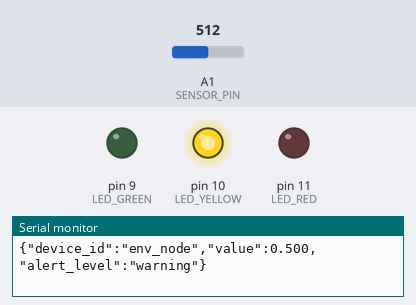
Bench run of a sketch on a simulated Arduino Uno, built with avr-gcc and run on an emulated ATmega328P. On the bench: output pins drawn as LEDs (lit = HIGH), the last lines printed to the serial monitor. Inputs (shaded band) come from the test bench; at power-on: A1 (SENSOR_PIN) = 512.

Above: at 1.8 s.
1.9 s: A1 (SENSOR_PIN) set to 408
3.4 s: A1 (SENSOR_PIN) set to 389
At 5.2 s:
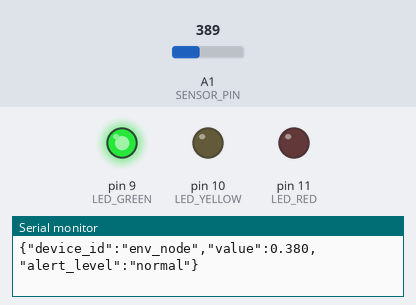
5.5 s: A1 (SENSOR_PIN) set to 710
At 6.9 s:
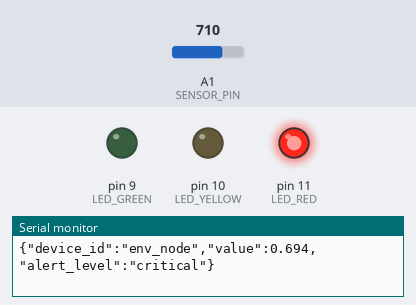
7.5 s: A1 (SENSOR_PIN) set to 684
At 8.5 s:
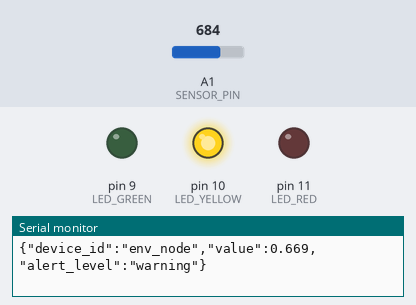
9.5 s: A1 (SENSOR_PIN) set to 716
At 11.3 s:
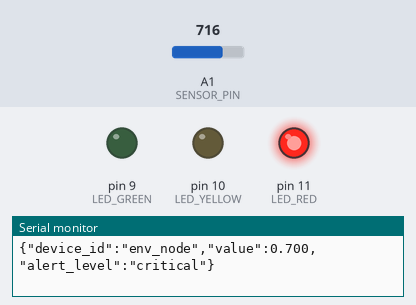
Timing chart, 0 to 12.5 s (numbered marks = the images above; inputs shaded):
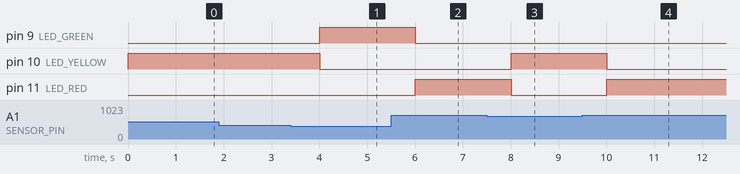

The sketch:

device2_env_sensor.ino
```cpp
// Device 2 — Environmental Sensor Node
// Reads a photoresistor (light/ambient intensity) as a proxy for
// wave intensity / environmental disturbance.
// Outputs alert level JSON over Serial for the bridge to forward.

const int SENSOR_PIN = A1;
const int LED_GREEN  = 9;
const int LED_YELLOW = 10;
const int LED_RED    = 11;

// Thresholds — tune after seeing actual sensor range on Serial Monitor
const int THRESHOLD_WARNING  = 400;
const int THRESHOLD_CRITICAL = 700;

void setup() {
  Serial.begin(9600);
  pinMode(LED_GREEN,  OUTPUT);
  pinMode(LED_YELLOW, OUTPUT);
  pinMode(LED_RED,    OUTPUT);
}

void loop() {
  int raw = analogRead(SENSOR_PIN);
  float normalized = raw / 1023.0;
  String alert;

  if (raw < THRESHOLD_WARNING) {
    alert = "normal";
    digitalWrite(LED_GREEN,  HIGH);
    digitalWrite(LED_YELLOW, LOW);
    digitalWrite(LED_RED,    LOW);
  } else if (raw < THRESHOLD_CRITICAL) {
    alert = "warning";
    digitalWrite(LED_GREEN,  LOW);
    digitalWrite(LED_YELLOW, HIGH);
    digitalWrite(LED_RED,    LOW);
  } else {
    alert = "critical";
    digitalWrite(LED_GREEN,  LOW);
    digitalWrite(LED_YELLOW, LOW);
    digitalWrite(LED_RED,    HIGH);
  }

  Serial.print("{\"device_id\":\"env_node\",\"value\":");
  Serial.print(normalized, 3);
  Serial.print(",\"alert_level\":\"");
  Serial.print(alert);
  Serial.println("\"}");

  delay(1000);
}
```

Measured:
- the behaviour switches between 400 and 399 on A1 (SENSOR_PIN) (found by bisection; images 0 and 1)
- the behaviour switches between 700 and 699 on A1 (SENSOR_PIN) (found by bisection; images 2 and 3)
- after the input at 3.4 s, pin 9 (LED_GREEN): LOW → HIGH after 0.61 s; pin 10 (LED_YELLOW): HIGH → LOW after 0.61 s
- after the input at 5.5 s, pin 9 (LED_GREEN): HIGH → LOW after 0.51 s; pin 11 (LED_RED): LOW → HIGH after 0.51 s
- after the input at 7.5 s, pin 10 (LED_YELLOW): LOW → HIGH after 0.51 s; pin 11 (LED_RED): HIGH → LOW after 0.51 s
- after the input at 9.5 s, pin 10 (LED_YELLOW): HIGH → LOW after 0.51 s; pin 11 (LED_RED): LOW → HIGH after 0.51 s
